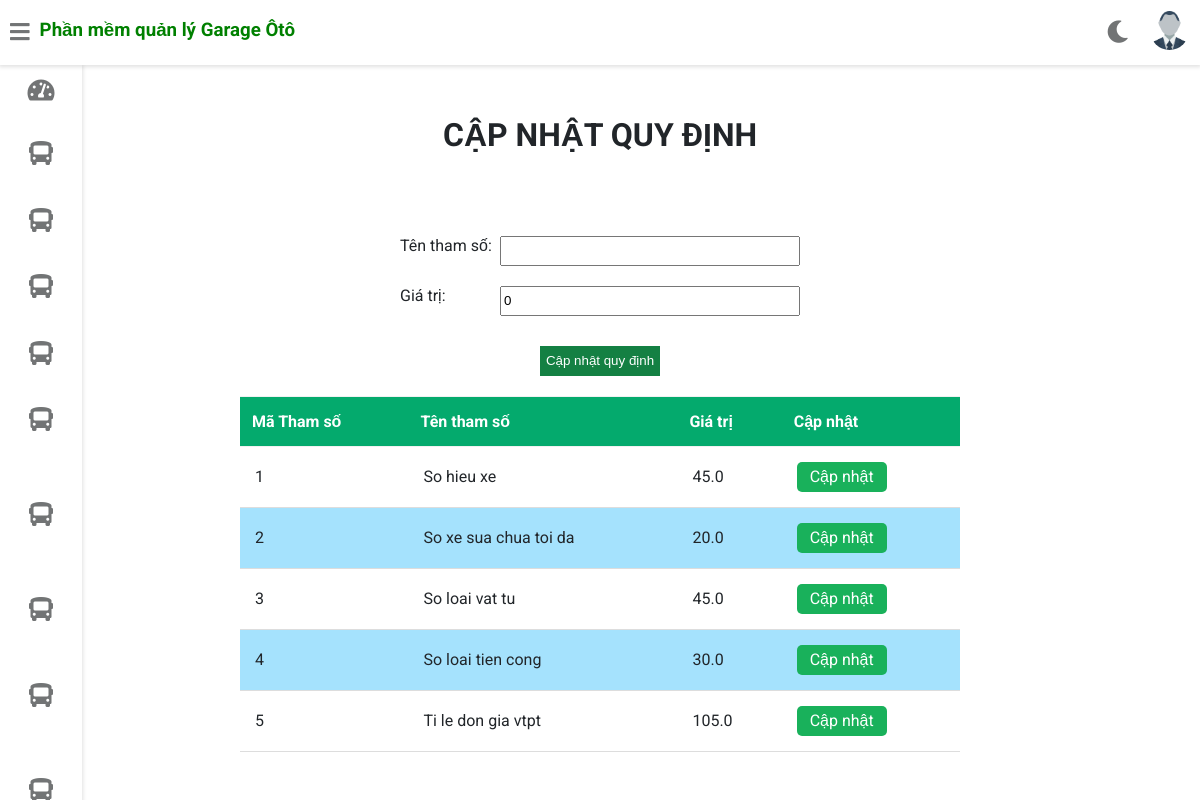
/tom/thamso, run on the app's committed database.
### gara/models.py (models this page shows, shortened)
class QuyDinhHienHanh(models.Model):
    MaThamSo = models.AutoField(primary_key=True)
    TenThamSo = models.TextField(default='')
    GiaTri = models.FloatField(default=0)

### gara/views.py (the view)
# urls.py: path('<username>/thamso', views.regular_update, name="index"),
def regular_update(request, username):
    a = CapNhatQuyDinh()
    staff = Staff.objects.get(username=username)
    picture = '../' + staff.profile_pic.url
    if QuyDinhHienHanh.objects.all().exists() ==False:
        update_default()
    data = QuyDinhHienHanh.objects.all()
    return render(request, 'gara/cap_nhat_quy_dinh.html',{'fa':a, 'data':data, "customer": staff, "picture":picture})

### gara/forms.py
class CapNhatQuyDinh(forms.ModelForm):
    class Meta:
        model = QuyDinhHienHanh
        fields = ['MaThamSo','TenThamSo','GiaTri']
        widgets = {
            'GiaTri': forms.TextInput(attrs={'class':'form_GiaTri'}),
            'TenThamSo': forms.TextInput(attrs={'class':'form_TenThamSo'})
        }

### templates/gara/cap_nhat_quy_dinh.html (shortened to what this page needs)
{% extends 'gara/customerbase.html' %}
{% block content %}
<head>
</head>
<body>
    <br><br><br><br><br>
<h1 style="text-align:center;">CẬP NHẬT QUY ĐỊNH</h1>
<div class="form_container" >
    <form action="/save"  class="form_update" method="post">
        <div class="sub_element">
            <label class="form_label">Tên tham số: </label>{{ fa.TenThamSo }}
        </div>
        <div class="sub_element">
            <label class="form_label">Giá trị: </label>{{ fa.GiaTri }}
        </div>
        <input type="submit" class="form_submit" value="Cập nhật quy định">
    </form>
</div>
<div class="card-content">
    <table>
        <thead>
            <tr>
                <th>Mã Tham số</th>
                <th>Tên tham số</th>
                <th>Giá trị</th>
                <th>Cập nhật</th>
            </tr>
        </thead>
        <tbody>
            {% for i in data %}
            <tr>
                <td> {{ i.MaThamSo }}</td>
                <td> {{ i.TenThamSo }}</td>
                <td> {{ i.GiaTri }}</td>
                <td><a href="update_quydinh/{{i.MaThamSo}}" class="update-row submit-row">Cập nhật</a></td>
            </tr>
            {% endfor %}
        </tbody>
    </table>
</div>
</body>
{% endblock content %}

### templates/gara/customerbase.html (style rules this page uses)
a { text-decoration: none; }

### templates/gara/cap_nhat_quy_dinh.html (style rules this page uses)
.form_container { max-width: 720px; height: 200px; padding: 15px; margin: 15px auto 0 auto; justify-content: center; }
.form_update { padding: 15px ; margin: 10px; display: flex; flex-direction: column; align-items: center; justify-content: center; }
.sub_element { margin-top: 20px; width: 400px; display: inline-flex; }
.form_label { min-width: 100px; }
.form_GiaTri { flex: 1; height: 30px; }
.form_TenThamSo { flex: 1; height: 30px; }
.form_submit { background-color: #148043; height: 30px; max-width: 200px; color: white; cursor: pointer; border: none; margin-top: 30px; }
.card-content { margin-right: 100px; margin-left: 100px; display: flex; justify-content: center; }
.submit-row { text-decoration: none; display: block; width: 90px; min-height: 30px; text-align: center; padding: 5px; color: white; border-radius: 5px; }
.update-row { background-color: #19b15b; }
table { border-collapse: collapse; width: 75%; }
th { background-color: #04AA6D; color: white; }
th, td { padding: 8px; text-align: left; border-bottom: 1px solid #ddd; }
tr:nth-child(even) { background-color: #a5e2fd; }

### data on the page
QuyDinhHienHanh: MaThamSo "1", TenThamSo "So hieu xe", GiaTri "45.0"
QuyDinhHienHanh: MaThamSo "2", TenThamSo "So xe sua chua toi da", GiaTri "20.0"
QuyDinhHienHanh: MaThamSo "3", TenThamSo "So loai vat tu", GiaTri "45.0"
QuyDinhHienHanh: MaThamSo "4", TenThamSo "So loai tien cong", GiaTri "30.0"
QuyDinhHienHanh: MaThamSo "5", TenThamSo "Ti le don gia vtpt", GiaTri "105.0"
